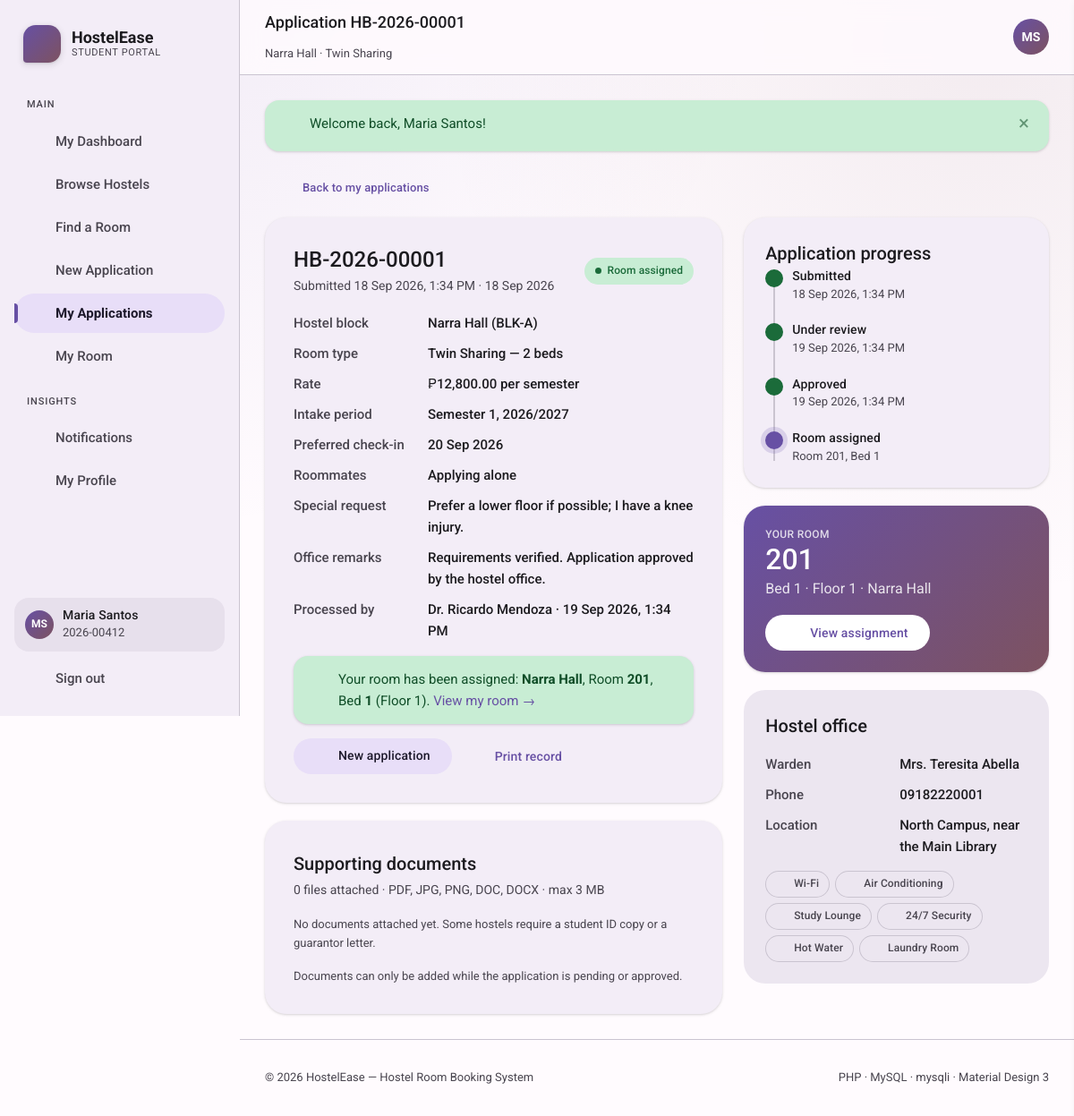
The app's page /student/my-booking.php?id=1 (signed in) with its own data.
### tables this page shows
CREATE TABLE users (
  id            INT UNSIGNED NOT NULL AUTO_INCREMENT,
  role          ENUM('student','admin') NOT NULL DEFAULT 'student',
  student_id    VARCHAR(20)  DEFAULT NULL,
  full_name     VARCHAR(120) NOT NULL,
  email         VARCHAR(150) NOT NULL,
  phone         VARCHAR(25)  DEFAULT NULL,
  password_hash VARCHAR(255) NOT NULL,
  gender        ENUM('male','female','other') DEFAULT NULL,
  programme     VARCHAR(120) DEFAULT NULL,
  year_level    VARCHAR(20)  DEFAULT NULL,
  address       VARCHAR(255) DEFAULT NULL,
  emergency_contact_name  VARCHAR(120) DEFAULT NULL,
  emergency_contact_phone VARCHAR(25)  DEFAULT NULL,
  status        ENUM('active','suspended') NOT NULL DEFAULT 'active',
  created_at    TIMESTAMP NOT NULL DEFAULT CURRENT_TIMESTAMP,
  updated_at    TIMESTAMP NOT NULL DEFAULT CURRENT_TIMESTAMP ON UPDATE CURRENT_TIMESTAMP,
  PRIMARY KEY (id),
  UNIQUE KEY uq_users_email (email),
  UNIQUE KEY uq_users_student_id (student_id),
  KEY idx_users_role (role)
);

CREATE TABLE bookings (
  id              INT UNSIGNED NOT NULL AUTO_INCREMENT,
  reference_no    VARCHAR(25) NOT NULL,
  student_id      INT UNSIGNED NOT NULL,
  hostel_id       INT UNSIGNED NOT NULL,
  room_type_id    INT UNSIGNED NOT NULL,
  intake_period   VARCHAR(40) NOT NULL,
  checkin_date    DATE DEFAULT NULL,
  checkout_date   DATE DEFAULT NULL,
  roommates       TINYINT UNSIGNED NOT NULL DEFAULT 0,
  special_request TEXT,
  status          ENUM('pending','approved','rejected','assigned','cancelled','checked_out')
                  NOT NULL DEFAULT 'pending',
  admin_remarks   TEXT,
  processed_by    INT UNSIGNED DEFAULT NULL,
  processed_at    DATETIME DEFAULT NULL,
  created_at      TIMESTAMP NOT NULL DEFAULT CURRENT_TIMESTAMP,
  updated_at      TIMESTAMP NOT NULL DEFAULT CURRENT_TIMESTAMP ON UPDATE CURRENT_TIMESTAMP,
  PRIMARY KEY (id),
  UNIQUE KEY uq_booking_ref (reference_no),
  KEY idx_booking_student (student_id),
  KEY idx_booking_status  (status),
  KEY idx_booking_hostel  (hostel_id),
  CONSTRAINT fk_booking_student FOREIGN KEY (student_id)   REFERENCES users(id)      ON DELETE CASCADE,
  CONSTRAINT fk_booking_hostel  FOREIGN KEY (hostel_id)    REFERENCES hostels(id)    ON DELETE RESTRICT,
  CONSTRAINT fk_booking_type    FOREIGN KEY (room_type_id) REFERENCES room_types(id) ON DELETE RESTRICT,
  CONSTRAINT fk_booking_admin   FOREIGN KEY (processed_by) REFERENCES users(id)      ON DELETE SET NULL
);

CREATE TABLE hostels (
  id           INT UNSIGNED NOT NULL AUTO_INCREMENT,
  name         VARCHAR(120) NOT NULL,
  block_code   VARCHAR(20)  NOT NULL,
  location     VARCHAR(180) DEFAULT NULL,
  description  TEXT,
  facilities   VARCHAR(500) DEFAULT NULL,
  warden_name  VARCHAR(120) DEFAULT NULL,
  warden_phone VARCHAR(25)  DEFAULT NULL,
  gender_policy ENUM('male','female','mixed') NOT NULL DEFAULT 'mixed',
  image_url    VARCHAR(255) DEFAULT NULL,
  is_active    TINYINT(1) NOT NULL DEFAULT 1,
  created_at   TIMESTAMP NOT NULL DEFAULT CURRENT_TIMESTAMP,
  PRIMARY KEY (id),
  UNIQUE KEY uq_hostel_block (block_code)
);

CREATE TABLE room_types (
  id          INT UNSIGNED NOT NULL AUTO_INCREMENT,
  name        VARCHAR(80) NOT NULL,
  capacity    TINYINT UNSIGNED NOT NULL DEFAULT 1,
  price       DECIMAL(10,2) NOT NULL DEFAULT 0.00,
  facilities  VARCHAR(500) DEFAULT NULL,
  description VARCHAR(500) DEFAULT NULL,
  created_at  TIMESTAMP NOT NULL DEFAULT CURRENT_TIMESTAMP,
  PRIMARY KEY (id),
  UNIQUE KEY uq_room_type_name (name)
);

CREATE TABLE rooms (
  id          INT UNSIGNED NOT NULL AUTO_INCREMENT,
  hostel_id   INT UNSIGNED NOT NULL,
  room_type_id INT UNSIGNED NOT NULL,
  room_number VARCHAR(20) NOT NULL,
  floor       TINYINT NOT NULL DEFAULT 1,
  occupied    TINYINT UNSIGNED NOT NULL DEFAULT 0,
  status      ENUM('available','full','maintenance','blocked') NOT NULL DEFAULT 'available',
  created_at  TIMESTAMP NOT NULL DEFAULT CURRENT_TIMESTAMP,
  PRIMARY KEY (id),
  UNIQUE KEY uq_hostel_room (hostel_id, room_number),
  KEY idx_rooms_type (room_type_id),
  CONSTRAINT fk_rooms_hostel FOREIGN KEY (hostel_id)   REFERENCES hostels(id)   ON DELETE CASCADE,
  CONSTRAINT fk_rooms_type   FOREIGN KEY (room_type_id) REFERENCES room_types(id) ON DELETE RESTRICT
);

CREATE TABLE assignments (
  id            INT UNSIGNED NOT NULL AUTO_INCREMENT,
  booking_id    INT UNSIGNED NOT NULL,
  room_id       INT UNSIGNED NOT NULL,
  bed_number    TINYINT UNSIGNED NOT NULL DEFAULT 1,
  student_id    INT UNSIGNED NOT NULL,
  assigned_by   INT UNSIGNED DEFAULT NULL,
  status        ENUM('active','checked_out','transferred') NOT NULL DEFAULT 'active',
  checkin_date  DATE DEFAULT NULL,
  checkout_date DATE DEFAULT NULL,
  created_at    TIMESTAMP NOT NULL DEFAULT CURRENT_TIMESTAMP,
  PRIMARY KEY (id),
  UNIQUE KEY uq_active_booking (booking_id, status),
  KEY idx_assign_room (room_id),
  KEY idx_assign_student (student_id),
  CONSTRAINT fk_assign_booking FOREIGN KEY (booking_id)  REFERENCES bookings(id)   ON DELETE CASCADE,
  CONSTRAINT fk_assign_room    FOREIGN KEY (room_id)     REFERENCES rooms(id)      ON DELETE RESTRICT,
  CONSTRAINT fk_assign_student FOREIGN KEY (student_id)  REFERENCES users(id)      ON DELETE CASCADE,
  CONSTRAINT fk_assign_admin   FOREIGN KEY (assigned_by) REFERENCES users(id)      ON DELETE SET NULL
);

### student/my-booking.php (the view, shortened to what the rows shown need)
<?php
require_once __DIR__ . '/../includes/header.php';
$me  = require_student();
$uid = (int)$me['id'];
$bid = get_int('id');
$b   = db_one(
    $conn,
    "SELECT b.*, h.name hostel_name, h.block_code, h.location, h.warden_name, h.warden_phone, h.facilities hostel_facilities,
            rt.name room_type_name, rt.capacity, rt.price, rt.facilities type_facilities,
            u.full_name processed_by_name,
            a.id assignment_id, a.bed_number, a.checkin_date assigned_checkin, r.room_number, r.floor, r.id room_id
       FROM bookings b
       JOIN hostels h      ON h.id  = b.hostel_id
       JOIN room_types rt  ON rt.id = b.room_type_id
       LEFT JOIN users u        ON u.id = b.processed_by
       LEFT JOIN assignments a  ON a.booking_id = b.id AND a.status = 'active'
       LEFT JOIN rooms r        ON r.id = a.room_id
      WHERE b.id = ? AND b.student_id = ?",
    'ii',
    [$bid, $uid]
);
page_header('Application ' . e($b['reference_no']), 'my-bookings', e($b['hostel_name']) . ' &middot; ' . e($b['room_type_name']));
?>
<div class="grid" style="grid-template-columns:minmax(0,1.5fr) minmax(0,1fr);gap:24px;align-items:start">
  <div class="stack">
    <div class="card card-pad-lg">
      <div class="card-header">
        <div>
          <h2 class="title-l mb-0"><?= e($b['reference_no']) ?></h2>
          <p class="card-sub">Submitted <?= fmt_datetime($b['created_at']) ?> &middot; <?= e(time_ago($b['created_at'])) ?></p>
        </div>
      </div>
      <dl class="dl">
        <dt>Hostel block</dt><dd><?= e($b['hostel_name']) ?> (<?= e($b['block_code']) ?>)</dd>
        <dt>Room type</dt><dd><?= e($b['room_type_name']) ?> — <?= (int)$b['capacity'] ?> bed<?= (int)$b['capacity'] === 1 ? '' : 's' ?></dd>
        <dt>Rate</dt><dd><?= money($b['price']) ?> per semester</dd>
        <dt>Intake period</dt><dd><?= e($b['intake_period']) ?></dd>
        <dt>Preferred check-in</dt><dd><?= fmt_date($b['checkin_date']) ?></dd>
        <dt>Roommates</dt><dd><?= (int)$b['roommates'] === 0 ? 'Applying alone' : (int)$b['roommates'] . ' additional student(s)' ?></dd>
        <?php if ($b['special_request']): ?>
          <dt>Special request</dt><dd><?= nl2br(e($b['special_request'])) ?></dd>
        <?php endif; ?>
        <?php if ($b['admin_remarks']): ?>
          <dt>Office remarks</dt><dd><?= nl2br(e($b['admin_remarks'])) ?></dd>
        <?php endif; ?>
        <?php if ($b['processed_by_name']): ?>
          <dt>Processed by</dt><dd><?= e($b['processed_by_name']) ?> &middot; <?= fmt_datetime($b['processed_at']) ?></dd>
        <?php endif; ?>
      </dl>
      <?php if ($b['status'] === 'assigned' && $b['room_number']): ?>
        <div class="alert alert-success mt-2">
          <?= icon('key') ?>
          <span>Your room has been assigned: <strong><?= e($b['hostel_name']) ?></strong>, Room <strong><?= e($b['room_number']) ?></strong>,
            Bed <strong><?= (int)$b['bed_number'] ?></strong> (Floor <?= (int)$b['floor'] ?>).
            <a href="my-assignment.php">View my room &rarr;</a></span>
        </div>
      <?php endif; ?>
    </div>
  </div>
  <aside class="stack" style="position:sticky;top:96px">
    <?php if ($b['room_number']): ?>
      <div class="card" style="background:linear-gradient(135deg,var(--md-primary),var(--md-tertiary));color:#fff">
        <div class="label-s" style="color:rgba(255,255,255,.8)">Your room</div>
        <div class="headline-m mb-0" style="color:#fff"><?= e($b['room_number']) ?></div>
        <div class="muted" style="color:rgba(255,255,255,.85)">Bed <?= (int)$b['bed_number'] ?> &middot; Floor <?= (int)$b['floor'] ?> &middot; <?= e($b['hostel_name']) ?></div>
        <a class="btn mt-2" style="--btn-bg:#fff;--btn-fg:#6750A4" href="my-assignment.php"><?= icon('key') ?> View assignment</a>
      </div>
    <?php endif; ?>
    <div class="card card-flat">
      <dl class="dl">
        <dt>Warden</dt><dd><?= e($b['warden_name'] ?: '—') ?></dd>
        <dt>Phone</dt><dd><?= e($b['warden_phone'] ?: '—') ?></dd>
        <dt>Location</dt><dd><?= e($b['location']) ?></dd>
      </dl>
    </div>
  </aside>
</div>
<?php page_footer(); ?>

### includes/header.php (shortened to what the rows shown need)
<?php
require_once __DIR__ . '/functions.php';
$__USER = current_user();
function initials(?string $name): string
{
    $parts = preg_split('/\s+/', trim((string)$name));
    $out = '';
    foreach (array_slice($parts, 0, 2) as $p) {
        if ($p !== '') {
            $out .= mb_strtoupper(mb_substr($p, 0, 1));
        }
    }
    return $out ?: '?';
}
function page_header(string $title, string $active = '', string $subtitle = '', array $actions = []): void
{
    global $__USER;
    $user = $__USER ?: current_user();
    $role = $user['role'] ?? 'guest';
    $unread = $user ? unread_notification_count((int)$user['id']) : 0;
    ?>
<!DOCTYPE html>
<html lang="en">
<head>
<link rel="stylesheet" href="<?= app_url('assets/css/fonts.css') ?>">
<link rel="stylesheet" href="<?= app_url('assets/css/material-you.css') ?>">
</head>
<body>
<div class="app">
  <aside class="rail" id="rail" aria-label="Main navigation">
    <div class="brand">
      <div class="brand-text">
        <span class="brand-name"><?= APP_NAME ?></span>
        <span class="brand-sub"><?= e($role === 'admin' ? 'Admin Console' : 'Student Portal') ?></span>
      </div>
    </div>
    <div class="rail-footer">
      <?php if ($user): ?>
        <div class="rail-user mb-1">
          <div class="avatar sm"><?= e(initials($user['full_name'])) ?></div>
          <div class="grow" style="min-width:0">
            <div class="label-m" style="white-space:nowrap;overflow:hidden;text-overflow:ellipsis"><?= e($user['full_name']) ?></div>
            <div class="tiny"><?= e($role === 'admin' ? 'Hostel Administrator' : ($user['student_id'] ?: 'Student')) ?></div>
          </div>
        </div>
      <?php endif; ?>
    </div>
  </aside>
  <div class="main">
    <header class="topbar">
      <div class="grow" style="min-width:0">
        <h1 class="title-m mb-0" style="white-space:nowrap;overflow:hidden;text-overflow:ellipsis"><?= e($title) ?></h1>
        <?php if ($subtitle): ?><p class="tiny mb-0"><?= $subtitle ?></p><?php endif; ?>
      </div>
      <button class="icon-btn" data-notif-toggle aria-label="Notifications (<?= $unread ?> unread)">
        <?= icon('notifications') ?>
      </button>
      <?php if ($user): ?>
        <a class="avatar" href="<?= app_url('profile.php') ?>" title="<?= e($user['full_name']) ?>" aria-label="My profile"><?= e(initials($user['full_name'])) ?></a>
      <?php endif; ?>
    </header>
    <main class="content" id="main">
    <?php
}
function page_footer(string $fab = ''): void
{
    ?>
    </main>
  </div>
</div>
</body>
</html>
    <?php
}

### records on screen
users: role "STUDENT PORTAL", full_name "MS", full_name "Maria Santos", student "2026-00412"
bookings: reference_no "HB-2026-00001", created_at "18 Sep 2026, 1:34 PM", created_at "18 Sep 2026", hostel.name "Narra Hall", hostel.block_code "BLK-A", room_type.name "Twin Sharing", room_type.capacity "2", room_type.price "₱12,800.00", intake_period "Semester 1, 2026/2027", checkin_date "20 Sep 2026", special_request "Prefer a lower floor if possible; I have a knee injury.", admin_remarks "Requirements verified. Application approved by the hostel office.", processed_by.full_name "Dr. Ricardo Mendoza", processed_at "19 Sep 2026, 1:34 PM", rooms.room_number "201", assignments.bed_number "1", rooms.floor "1", hostel.warden_name "Mrs. Teresita Abella", hostel.warden_phone "09182220001", hostel.location "North Campus, near the Main Library"

### other values on screen
APP_NAME "HostelEase"
$section "MAIN"
$label "My Dashboard"
$label "Browse Hostels"
$label "Find a Room"
$label "New Application"
$label "My Applications"
$label "My Room"
$section "INSIGHTS"
$label "Notifications"
$label "My Profile"
$title "Application HB-2026-00001"
$subtitle "Narra Hall · Twin Sharing"
$f['message'] "Welcome back, Maria Santos!"
$label "Room assigned"
